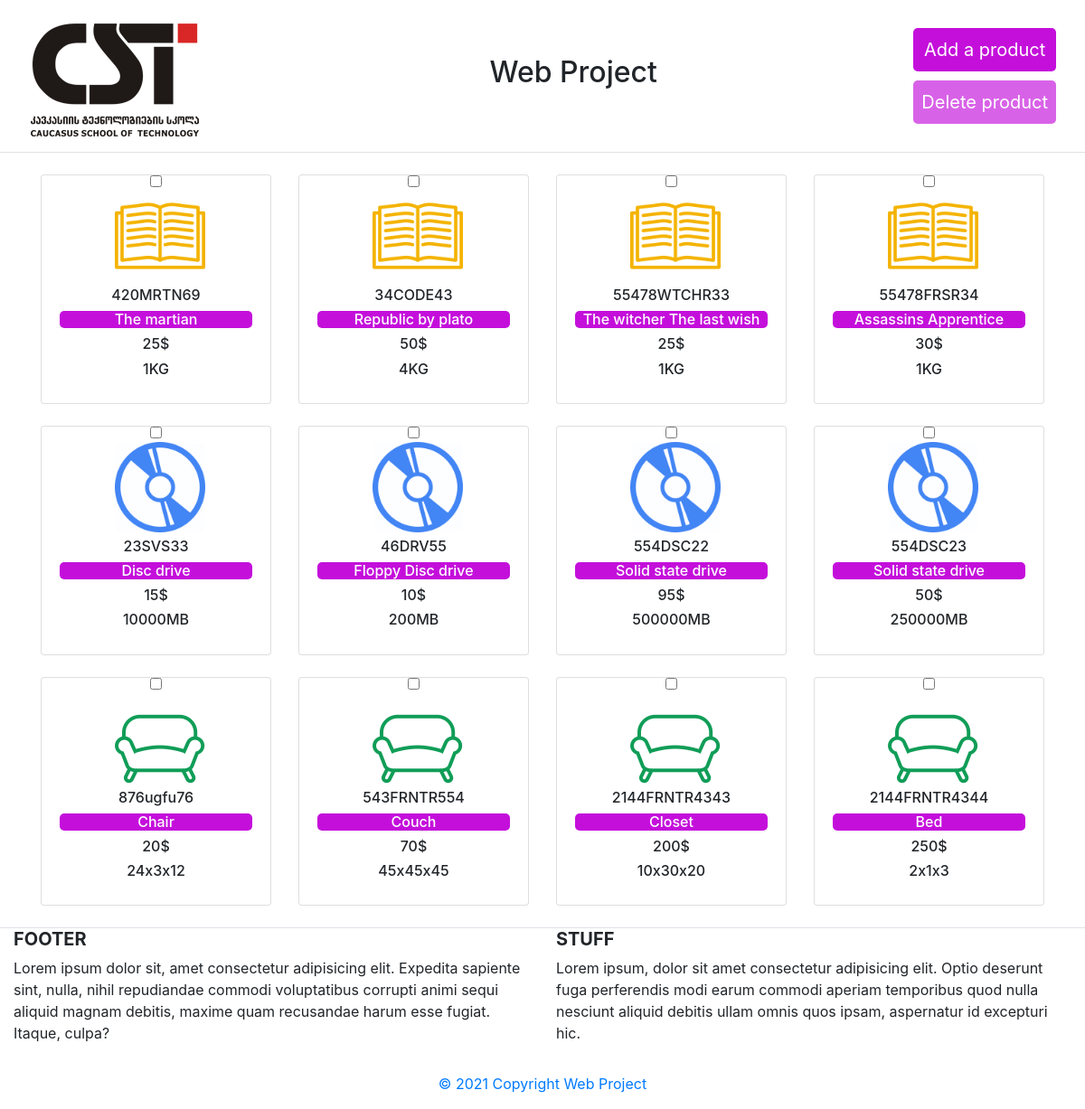
The page / on the database its author committed.
### tables this page shows
CREATE TABLE `book` (
  `SKU` varchar(255) NOT NULL,
  `Name` varchar(255) NOT NULL,
  `Price` int(11) NOT NULL,
  `Weight` int(11) NOT NULL
);

CREATE TABLE `disc` (
  `SKU` varchar(255) NOT NULL,
  `Name` varchar(255) NOT NULL,
  `Price` int(11) NOT NULL,
  `Size` int(11) NOT NULL
);

CREATE TABLE `furniture` (
  `SKU` varchar(255) NOT NULL,
  `Name` varchar(255) NOT NULL,
  `Price` int(11) NOT NULL,
  `Height` int(11) NOT NULL,
  `Width` int(11) NOT NULL,
  `Length` int(11) NOT NULL
);

### includes/autoloader.php (called while the page is built, shortened)
<?php
function myAutoLoader($className){
    $path = "classes/";
    $extension = ".php";
    $fullPath = $path . $className . $extension;
}
?>

### classes/Dbc.php (called while the page is built, shortened)
<?php
class Dbc {
public function connect(){
    $this->servername = "localhost";
    $this->username = "root";
    $this->dbname = "project";
    $this->charset = "utf8mb4";
    try {
    $dsn = "mysql:host=".$this->servername.";dbname=".$this->dbname.";charset=".$this->charset;
    $pdo = new PDO($dsn, $this->username);
    $pdo->setAttribute(PDO::ATTR_ERRMODE, PDO::ERRMODE_EXCEPTION);
    return $pdo;
    } catch (PDOException $e) {
        echo "Connection failed: ".$e->getMessage();
    }
}
}
?>

### classes/Products.php (called while the page is built, shortened)
<?php
abstract class Products extends Dbc{
    protected function getBook(){
        $sql = "SELECT SKU,Name,Price,Weight FROM book";
        $stmt = $this->connect()->prepare($sql);
        $stmt->execute([]);
        $results = $stmt->fetchAll();
        return $results;
    }
    protected function getDisc(){
        $sql = "SELECT * FROM disc";
        $stmt = $this->connect()->prepare($sql);
        $stmt->execute([]);
        $results = $stmt->fetchAll();
        return $results;
    }
    protected function getFurniture(){
        $sql = "SELECT * FROM furniture";
        $stmt = $this->connect()->prepare($sql);
        $stmt->execute([]);
        $results = $stmt->fetchAll();
        return $results;
    }
}
?>

### classes/View.php (called while the page is built, shortened)
<?php
class View extends Products{
public function showBook(){
    return $results = $this->getBook();
}
public function showDisc(){
    return $results = $this->getDisc();
}
public function showFurniture(){
   return $results = $this->getFurniture();
}
}
?>

### index.php (the view, shortened to what this page needs)
<?php
include 'includes/autoloader.php';
$newbook = new View();
$books = $newbook->showBook();
$discs = $newbook->showDisc();
$furnitures = $newbook->showFurniture();
?>
<!DOCTYPE html>
<html lang="en">
<?php include('templates/header.php') ?>
<br/>
<form name = "delete" id = "delete" method="POST" action="index.php">
<div class = "container">
    <div class = "row">
    <?php  foreach($books as $book) {?>
    <div class="col-md-6 col-lg-3">
        <div class="card text-center">
        <input type="checkbox" class="check-input" name = "<?php echo htmlspecialchars($book['SKU'])?>" value = "<?php echo htmlspecialchars($book['SKU'])?>" >
        <img src="templates/images/book.png" class="img img1">
        <div class="card-body">
            <h6 class = "s0"><?php echo htmlspecialchars($book['SKU'])?></h6>
            <h6 class = "s1"><?php echo htmlspecialchars($book['Name'])?></h6>
            <h6 class = "s0"><?php echo htmlspecialchars($book['Price']) . '$'?></h6>
            <h6 class = "s0"><?php echo htmlspecialchars($book['Weight']) . 'KG'?></h6>
        </div>
        </div>
    </div>
    <?php   } ?>
    </div>
</div>
<div class = "container">
    <div class = "row">
    <?php  foreach($discs as $disc) {?>
    <div class="col-md-6 col-lg-3">
        <div class="card text-center">
        <input type="checkbox" class="check-input" name = "<?php echo htmlspecialchars($disc['SKU'])?> " value = "<?php echo htmlspecialchars($disc['SKU'])?>">
        <img src="templates/images/disc.png" class="img img2">
        <div class="card-body">
            <h6 class = "s0"><?php echo htmlspecialchars($disc['SKU'])?></h6>
            <h6 class = "s1"><?php echo htmlspecialchars($disc['Name'])?></h6>
            <h6 class = "s0"><?php echo htmlspecialchars($disc['Price']) . '$'?></h6>
            <h6 class = "s0"><?php echo htmlspecialchars($disc['Size']) . 'MB'?></h6>
        </div>
        </div>
    </div>
    <?php   } ?>
    </div>
</div>
<div class = "container">
    <div class = "row">
    <?php  foreach($furnitures as $furniture) {?>
    <div class="col-md-6 col-lg-3">
        <div class="card text-center">
        <input type="checkbox" class="check-input" name = "<?php echo htmlspecialchars($furniture['SKU'])?>" value = "<?php echo htmlspecialchars($furniture['SKU'])?>">
        <img src="templates/images/furniture.png" class="img img3">
        <div class="card-body">
            <h6 class = "s0"><?php echo htmlspecialchars($furniture['SKU'])?></h6>
            <h6 class = "s1"><?php echo htmlspecialchars($furniture['Name'])?></h6>
            <h6 class = "s0"><?php echo htmlspecialchars($furniture['Price']) . '$'?></h6>
            <h6 class = "s0"><?php echo htmlspecialchars($furniture['Height']) . 'x' . htmlspecialchars($furniture['Width']) . 'x' . htmlspecialchars($furniture['Length'])?></h6>
        </div>
        </div>
    </div>
    <?php  } ?>
    </div>
</div>
</form>
<?php include('templates/footer.php') ?>
</html>

### templates/header.php (shortened to what this page needs)
<head>
    <link rel="stylesheet" href="https://stackpath.bootstrapcdn.com/bootstrap/4.3.1/css/bootstrap.min.css">
</head>
<link rel="stylesheet" href="templates/styles.css">
<body>
<nav class="navbar border-bottom">
<a href="index.php" class="navbar-brand btn-lg p-2 bd-highlight">
      <img src="templates/images/CST.PNG" width="auto" class="headerpic" alt=""></a>
<h2 style="text-align: center">Web Project</h2>
<div class="buttons" style="display: grid; gap: 10px;">
<a href="add.php" class = "btn btn-lg p-2 bd-highlight">Add a product</a>
<button class="btn p-2 btn-lg bd-highlight" type="submit" name = "delete" form="delete" <?php echo (strpos($_SERVER['REQUEST_URI'], 'index.php')) ? "" : "Disabled";?>>Delete product</button>
</div>
</nav>

### templates/footer.php (shortened to what this page needs)
<footer class="page-footer font-small border-top">
  <div class="container-fluid text-center text-md-left">
    <div class="row">
      <div class="col-md-6 mt-md-0 mt-3">
        <h5 class="text-uppercase font-weight-bold">Footer</h5>
        <p>Lorem ipsum dolor sit, amet consectetur adipisicing elit. Expedita sapiente sint, nulla, nihil
          repudiandae commodi voluptatibus corrupti animi sequi aliquid magnam debitis, maxime quam recusandae
          harum esse fugiat. Itaque, culpa?</p>
      </div>
      <div class="col-md-6 mb-md-0 mb-3">
        <h5 class="text-uppercase font-weight-bold">Stuff</h5>
        <p>Lorem ipsum, dolor sit amet consectetur adipisicing elit. Optio deserunt fuga perferendis modi earum
          commodi aperiam temporibus quod nulla nesciunt aliquid debitis ullam omnis quos ipsam, aspernatur id
          excepturi hic.</p>
      </div>
    </div>
  </div>
  <div class="footer-copyright text-center py-3">
    <a href="templates/pngn.php">© 2021 Copyright Web Project</a>
  </div>
</footer>
</body>

### templates/styles.css (style rules this page uses)
.img1 { -webkit-filter: invert(59%) sepia(83%) saturate(611%) hue-rotate(6deg) brightness(102%) contrast(103%); filter: invert(59%) sepia(83%) saturate(611%) hue-rotate(6deg) brightness(102%) contrast(103%); }
.img2 { -webkit-filter: invert(38%) sepia(85%) saturate(1279%) hue-rotate(203deg) brightness(102%) contrast(91%); filter: invert(38%) sepia(85%) saturate(1279%) hue-rotate(203deg) brightness(102%) contrast(91%); }
.img3 { -webkit-filter: invert(62%) sepia(84%) saturate(5710%) hue-rotate(128deg) brightness(91%) contrast(88%); filter: invert(62%) sepia(84%) saturate(5710%) hue-rotate(128deg) brightness(91%) contrast(88%); }
.img { width: 100px; margin: 20px auto -30px; display: block; position: relative; top: -16px; left: 4px; border-radius: 5px; }
.navbar { background-color: white; }
.navbar-brand { background-color: white; font-size: 2rem; }
.headerpic { border-radius: 5px; }
.card-body { border-radius: 0; }
.s0 { background-color: white; border-radius: 5px; }
.s1 { background-color: #c40fdb; color: white; border-radius: 5px; }
.btn { background-color: #c40fdb; color: white; margin-right: 1rem; border-radius: 5px; -webkit-appearance: media-volume-slider; }

### rows shown on the page
book: SKU "420MRTN69", Name "The martian", Price "25", Weight "1"
book: SKU "34CODE43", Name "Republic by plato", Price "50", Weight "4"
book: SKU "55478WTCHR33", Name "The witcher The last wish", Price "25", Weight "1"
book: SKU "55478FRSR34", Name "Assassins Apprentice", Price "30", Weight "1"
disc: SKU "23SVS33", Name "Disc drive", Price "15", Size "10000"
disc: SKU "46DRV55", Name "Floppy Disc drive", Price "10", Size "200"
disc: SKU "554DSC22", Name "Solid state drive", Price "95", Size "500000"
disc: SKU "554DSC23", Name "Solid state drive", Price "50", Size "250000"
furniture: SKU "876ugfu76", Name "Chair", Price "20", Height "24", Width "3", Length "12"
furniture: SKU "543FRNTR554", Name "Couch", Price "70", Height "45", Width "45", Length "45"
furniture: SKU "2144FRNTR4343", Name "Closet", Price "200", Height "10", Width "30", Length "20"
furniture: SKU "2144FRNTR4344", Name "Bed", Price "250", Height "2", Width "1", Length "3"
